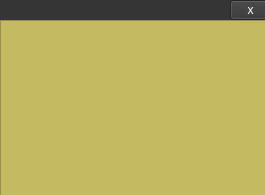
<?xml version="1.0" encoding="UTF-8"?>
<ui version="4.0">
 <class>MainWindow</class>
 <widget class="QMainWindow" name="MainWindow">
  <property name="geometry">
   <rect>
    <x>0</x>
    <y>0</y>
    <width>265</width>
    <height>195</height>
   </rect>
  </property>
  <property name="windowTitle">
   <string>Notes</string>
  </property>
  <property name="styleSheet">
   <string notr="true">*:hover{background-color:#353535; color:#427a9a;}
* {font-size: 12px;padding:5px;background-color:#353535; color:#ffffff;}</string>
  </property>
  <widget class="QWidget" name="centralWidget">
   <widget class="QPlainTextEdit" name="plainTextEdit">
    <property name="geometry">
     <rect>
      <x>0</x>
      <y>20</y>
      <width>271</width>
      <height>191</height>
     </rect>
    </property>
    <property name="autoFillBackground">
     <bool>true</bool>
    </property>
    <property name="styleSheet">
     <string notr="true">QPlainTextEdit#plainTextEdit{background-color:#c4ba62;
color:black;}</string>
    </property>
   </widget>
   <widget class="QPushButton" name="pushButton">
    <property name="geometry">
     <rect>
      <x>230</x>
      <y>0</y>
      <width>41</width>
      <height>20</height>
     </rect>
    </property>
    <property name="text">
     <string>x</string>
    </property>
   </widget>
  </widget>
 </widget>
 <layoutdefault spacing="6" margin="11"/>
 <resources/>
 <connections/>
</ui>
